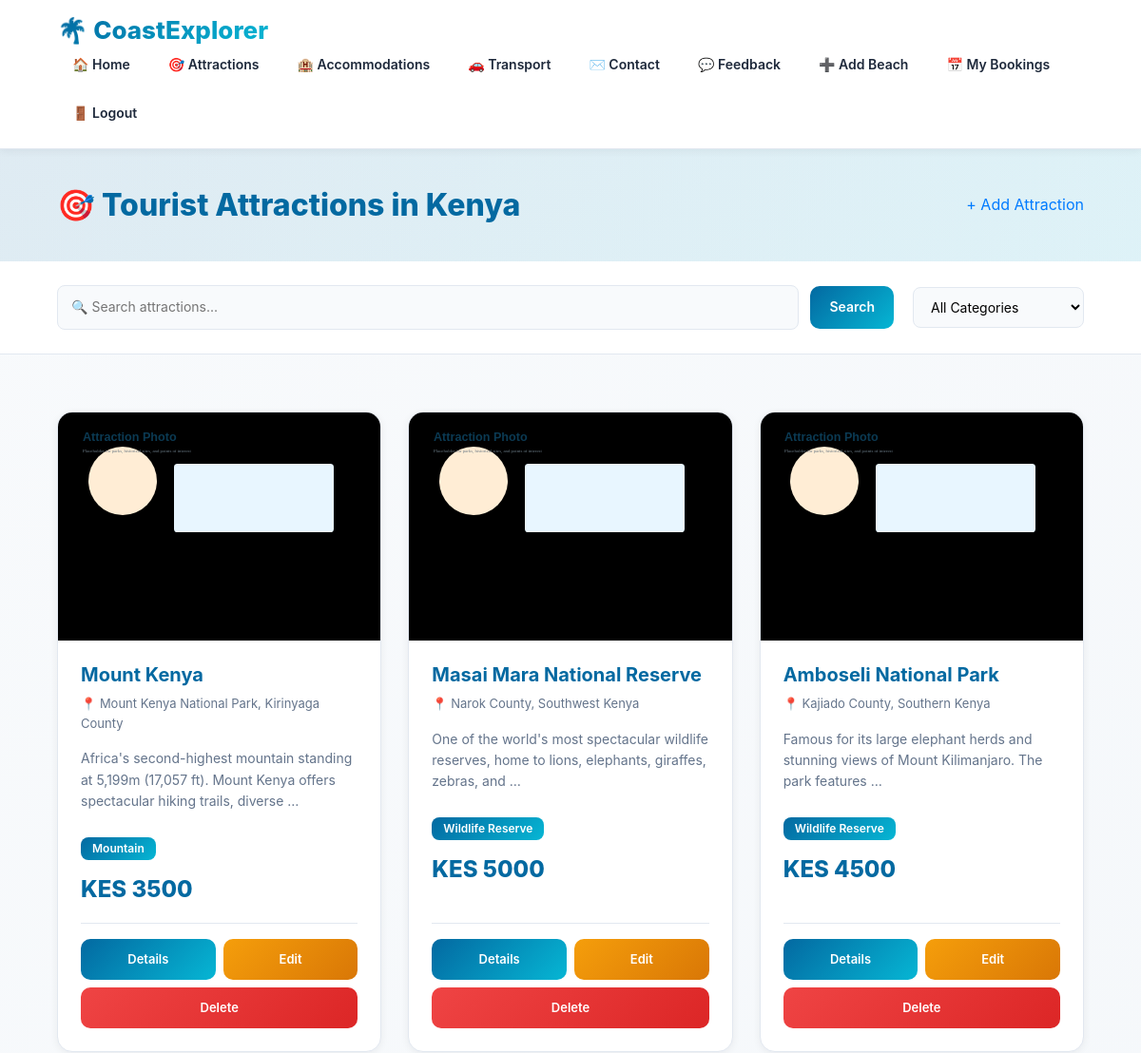
The app's page /attractions/ (signed in, upper part), older data.
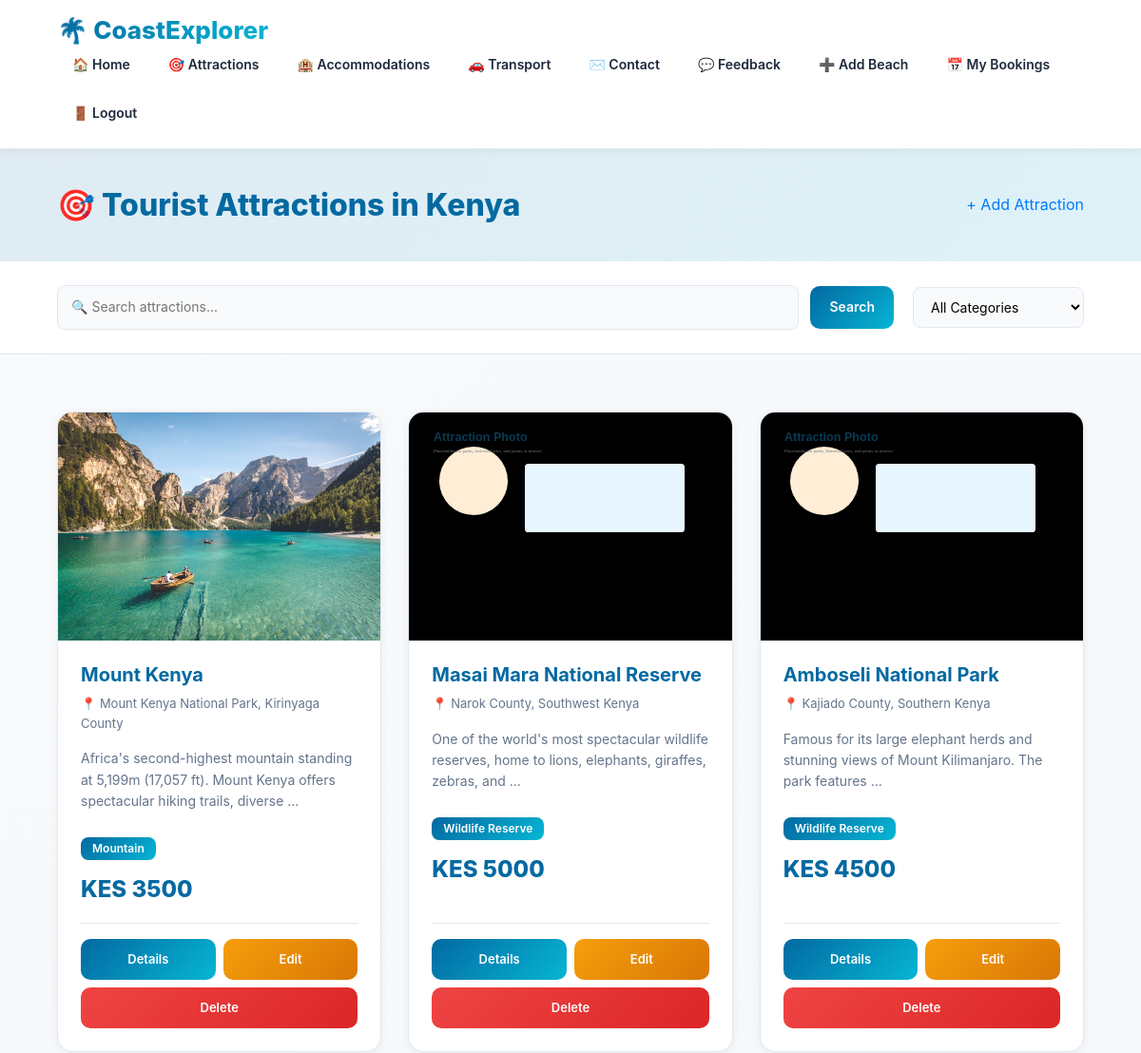
The same page, newer data.
### tourism/models.py (models this page shows, shortened)
class TouristAttraction(models.Model):
    CATEGORY_CHOICES = [
        ('national_park', 'National Park'),
        ('wildlife', 'Wildlife Reserve'),
        ('cultural', 'Cultural Site'),
        ('mountain', 'Mountain'),
        ('waterfall', 'Waterfall'),
        ('island', 'Island'),
        ('historical', 'Historical Site'),
        ('other', 'Other'),
    ]
    name = models.CharField(max_length=100)
    location = models.CharField(max_length=100)
    category = models.CharField(max_length=20, choices=CATEGORY_CHOICES)
    description = models.TextField()
    entry_fee = models.IntegerField(default=0)
    best_time_to_visit = models.CharField(max_length=200, blank=True)
    image = models.ImageField(upload_to='attraction_images/', blank=True, null=True)
    latitude = models.FloatField(blank=True, null=True)
    longitude = models.FloatField(blank=True, null=True)
    created_at = models.DateTimeField(default=timezone.now)

### tourism/views.py (the view)
# urls.py: path('attractions/', views.attractions, name='attractions'),
@login_required
def attractions(request):
    query = request.GET.get('q', '')
    category = request.GET.get('category', '')
    attractions_list = TouristAttraction.objects.all()
    if query:
        attractions_list = attractions_list.filter(name__icontains=query) | attractions_list.filter(location__icontains=query)
    if category:
        attractions_list = attractions_list.filter(category=category)
    categories = TouristAttraction.CATEGORY_CHOICES
    return render(request, 'attractions.html', {
        'attractions': attractions_list,
        'categories': categories,
        'query': query,
        'selected_category': category,
    })

### tourism/templates/attractions.html (shortened to what this page needs)
{% extends 'base.html' %}
{% block content %}
<div class="attractions-header">
    <h1>🎯 Tourist Attractions in Kenya</h1>
    <a href="{% url 'create_attraction' %}" class="add-btn">+ Add Attraction</a>
</div>
<div class="filter-section">
    <form method="GET" action="{% url 'attractions' %}" style="flex: 1; display: flex; gap: 12px; min-width: 300px;">
        <input type="text" name="q" placeholder="🔍 Search attractions..." value="{{ query }}" style="flex: 1;">
        <button type="submit" style="padding: 11px 20px;">Search</button>
    </form>
    <form method="GET" action="{% url 'attractions' %}" style="display: flex; gap: 12px; align-items: center;">
        <select name="category" onchange="this.form.submit()" style="min-width: 180px;">
            <option value="">All Categories</option>
        </select>
    </form>
</div>
{% if attractions %}
    <div class="grid">
        {% for attraction in attractions %}
            <div class="card">
                {% if attraction.image %}
                    <img src="{{ attraction.image.url }}" alt="{{ attraction.name }}">
                {% else %}
                    <div style="height: 240px; background: linear-gradient(135deg, #fef3c7 0%, #fcd34d 100%); display: flex; align-items: center; justify-content: center;">
                        <span style="color: var(--text-dark); font-size: 14px;">🎪 No Image</span>
                    </div>
                {% endif %}
                <div class="card-body">
                    <h2>{{ attraction.name }}</h2>
                    <div class="meta">
                        <span>📍 {{ attraction.location }}</span>
                    </div>
                    <p>{{ attraction.description|truncatewords:15 }}</p>
                    <div style="margin: 12px 0;">
                        <span class="badge">{{ attraction.get_category_display }}</span>
                    </div>
                    <div class="price">KES {{ attraction.entry_fee }}</div>
                    <div class="card-actions">
                        <a href="{% url 'attraction_detail' attraction.id %}">Details</a>
                        <a href="{% url 'update_attraction' attraction.id %}" style="background: linear-gradient(135deg, #f59e0b 0%, #d97706 100%);">Edit</a>
                        <a href="{% url 'delete_attraction' attraction.id %}" style="background: linear-gradient(135deg, #ef4444 0%, #dc2626 100%);">Delete</a>
                    </div>
                </div>
            </div>
        {% endfor %}
    </div>
{% else %}
    <div class="empty-message">
        <h3>🔍 No attractions found</h3>
        <p>Try adjusting your search filters or add a new attraction.</p>
    </div>
{% endif %}
{% endblock %}

### tourism/templates/base.html (shortened to what this page needs)
<!DOCTYPE html>
<html lang="en">
<head>
    <link href="https://cdn.jsdelivr.net/npm/bootstrap@4.6.0/dist/css/bootstrap.min.css" rel="stylesheet">
    <link rel="stylesheet" href="https://cdnjs.cloudflare.com/ajax/libs/font-awesome/6.0.0/css/all.min.css">
</head>
<body>
<nav class="navbar-custom">
    <div style="display: flex; justify-content: space-between; align-items: center; flex-wrap: wrap; width: 100%;">
        <h1>🌴 CoastExplorer</h1>
        <div class="nav-links">
            <a href="{% url 'home' %}">🏠 Home</a>
            <a href="{% url 'attractions' %}">🎯 Attractions</a>
            <a href="{% url 'accommodations' %}">🏨 Accommodations</a>
            <a href="{% url 'transports' %}">🚗 Transport</a>
            <a href="{% url 'contact' %}">✉️ Contact</a>
            <a href="{% url 'feedback' %}">💬 Feedback</a>
            <a href="{% url 'create_beach' %}">➕ Add Beach</a>
            <a href="{% url 'my_bookings' %}">📅 My Bookings</a>
            <a href="{% url 'logout' %}">🚪 Logout</a>
        </div>
    </div>
</nav>
{% block content %}{% endblock %}
</body>
</html>

### tourism/templates/base.html (style rules this page uses)
:root { --primary-dark: #0f172a; --primary-blue: #0369a1; --accent-cyan: #06b6d4; --light-bg: #f8fafc; --white: #ffffff; --text-dark: #1e293b; --text-muted: #64748b; --border: #e2e8f0; --shadow-sm: 0 2px 8px rgba(15, 23, 42, 0.06); --shadow-md: 0 8px 20px rgba(15, 23, 42, 0.1); --shadow-lg: 0 20px 60px rgba(15, 23, 42, 0.12); }
* { margin: 0; padding: 0; box-sizing: border-box; }
html, body { scroll-behavior: smooth; }
body { background: linear-gradient(135deg, #f8fafc 0%, #f1f5f9 100%); color: var(--text-dark); font-family: -apple-system, BlinkMacSystemFont, 'Segoe UI', 'Roboto', 'Oxygen', 'Ubuntu', 'Cantarell', sans-serif; line-height: 1.6; min-height: 100vh; display: flex; flex-direction: column; }
nav { background: var(--white); border-bottom: 1px solid var(--border); padding: 16px 5%; display: flex; align-items: center; justify-content: space-between; box-shadow: var(--shadow-sm); position: sticky; top: 0; z-index: 1000; }
nav h1 { font-size: 26px; font-weight: 800; background: linear-gradient(135deg, var(--primary-blue) 0%, var(--accent-cyan) 100%); -webkit-background-clip: text; -webkit-text-fill-color: transparent; background-clip: text; margin: 0; display: flex; align-items: center; gap: 10px; }
.nav-links { display: flex; gap: 8px; flex-wrap: wrap; align-items: center; }
.nav-links a { color: var(--text-dark); text-decoration: none; padding: 10px 16px; border-radius: 8px; font-weight: 600; font-size: 14px; transition: all 0.3s ease; position: relative; }
.grid { display: grid; grid-template-columns: repeat(auto-fill, minmax(320px, 1fr)); gap: 28px; padding: 60px 5% 80px; max-width: 1400px; margin: 0 auto; width: 100%; }
.card { background: var(--white); border-radius: 16px; overflow: hidden; box-shadow: var(--shadow-sm); display: flex; flex-direction: column; transition: all 0.3s cubic-bezier(0.4, 0, 0.2, 1); border: 1px solid var(--border); }
.card img { width: 100%; height: 240px; object-fit: cover; transition: transform 0.3s ease; }
.card-body { padding: 24px; flex: 1; display: flex; flex-direction: column; }
.card-body h2 { margin-bottom: 8px; color: var(--primary-blue); font-size: 20px; font-weight: 700; }
.card-body p { margin-bottom: 12px; line-height: 1.6; color: var(--text-muted); font-size: 14px; }
.meta { margin-bottom: 16px; color: var(--text-muted); font-size: 13px; display: flex; align-items: center; gap: 8px; }
.price { font-size: 24px; font-weight: 800; color: var(--primary-blue); margin-bottom: 16px; }
.card-actions { display: flex; gap: 8px; flex-wrap: wrap; padding-top: 16px; border-top: 1px solid var(--border); margin-top: auto; }
.card-actions a, .card-actions form button { flex: 1; min-width: 100px; text-align: center; text-decoration: none; border: none; color: var(--white); background: linear-gradient(135deg, var(--primary-blue) 0%, var(--accent-cyan) 100%); padding: 11px 14px; border-radius: 10px; font-weight: 600; cursor: pointer; font-size: 13px; transition: all 0.3s ease; }
.controls input, .controls select, input[type="text"], input[type="email"], input[type="password"], textarea, select { padding: 12px 16px; border: 1px solid var(--border); border-radius: 10px; outline: none; font-family: inherit; font-size: 14px; transition: all 0.3s ease; background: var(--light-bg); }
.controls button, button { padding: 12px 24px; border: none; background: linear-gradient(135deg, var(--primary-blue) 0%, var(--accent-cyan) 100%); color: var(--white); border-radius: 10px; cursor: pointer; font-weight: 600; font-size: 14px; transition: all 0.3s ease; }

Row changes from the older to the newer data that the page shows:
changed TouristAttraction "Mount Kenya": image: picture added in place of a placeholder
